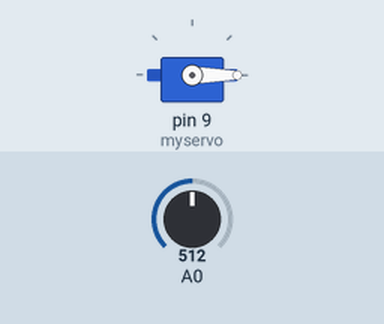
Recording of a sketch running on a simulated Arduino Uno, built with avr-gcc and run on an emulated ATmega328P. Shown: servo. Inputs (shaded band) come from the test bench; at power-on: A0 = 512.

Above: at 1.2 s.
1.3 s: A0 set to 217
2.8 s: A0 set to 193
At 3.25 s:
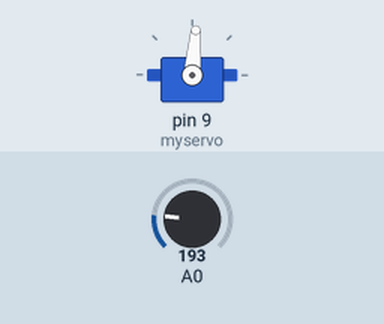
At 3.86 s:
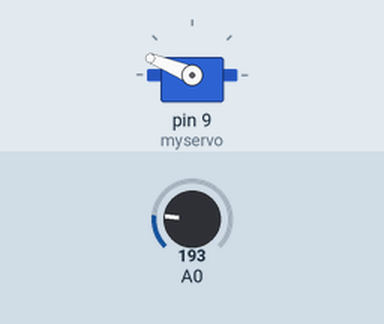
Timing chart, 0 to 14.8 s (numbered marks = the images above; inputs shaded):
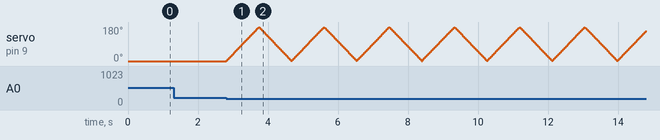

Measured:
- the behaviour switches between 201 and 200 on A0 (found by bisection; images 0 and 1)
- after the input at 1.3 s, every drawn part: stays the same

The sketch:

Seguidor_de_luz.ino
```cpp
#include <Servo.h>

Servo myservo;

int leitura;
int controle=0;
int val=0;

void setup()
{
  myservo.attach(9);
  myservo.write(controle);
}

void loop()
{
  leitura=analogRead(A0);

  if((leitura<=200)&&(val==0))
  {

    myservo.write(controle);
    controle++;

    if(controle==180)
    {
      val=1;
    }
  }


  if((leitura<=200)&&(val==1))
  {
    myservo.write(controle);
    controle--;

    if(controle==0)
    {
      val=0;
    }
  }

  delay(5);

}
```
